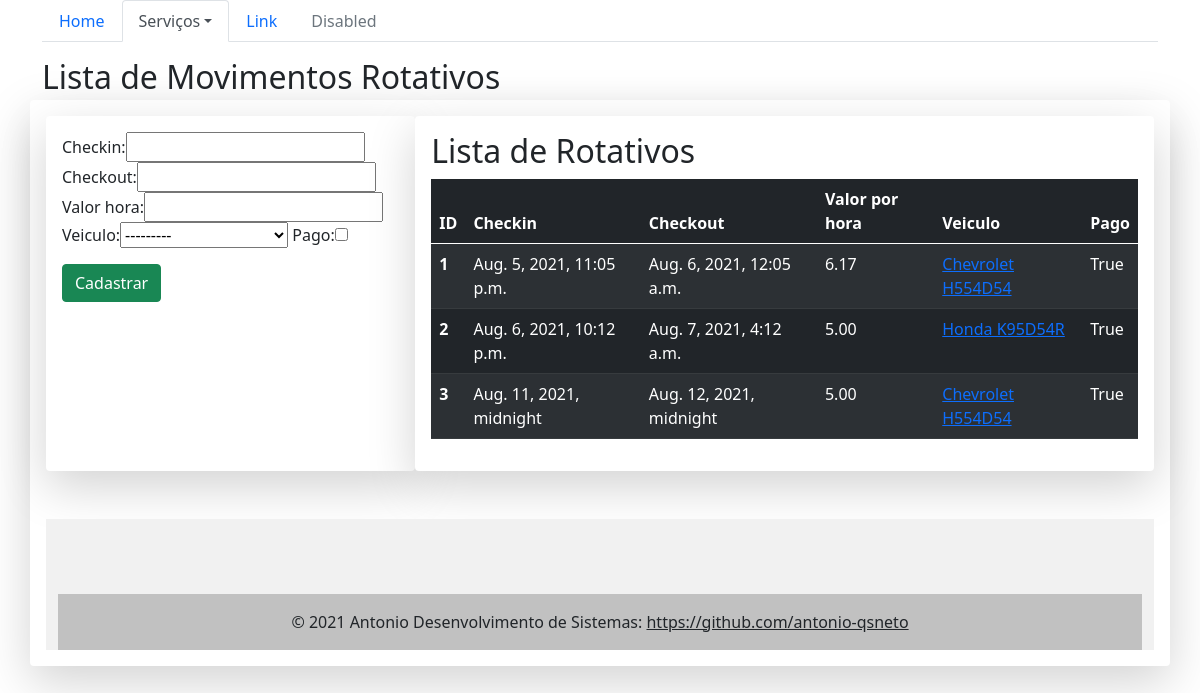
The app's page /movrotativo/, older data.
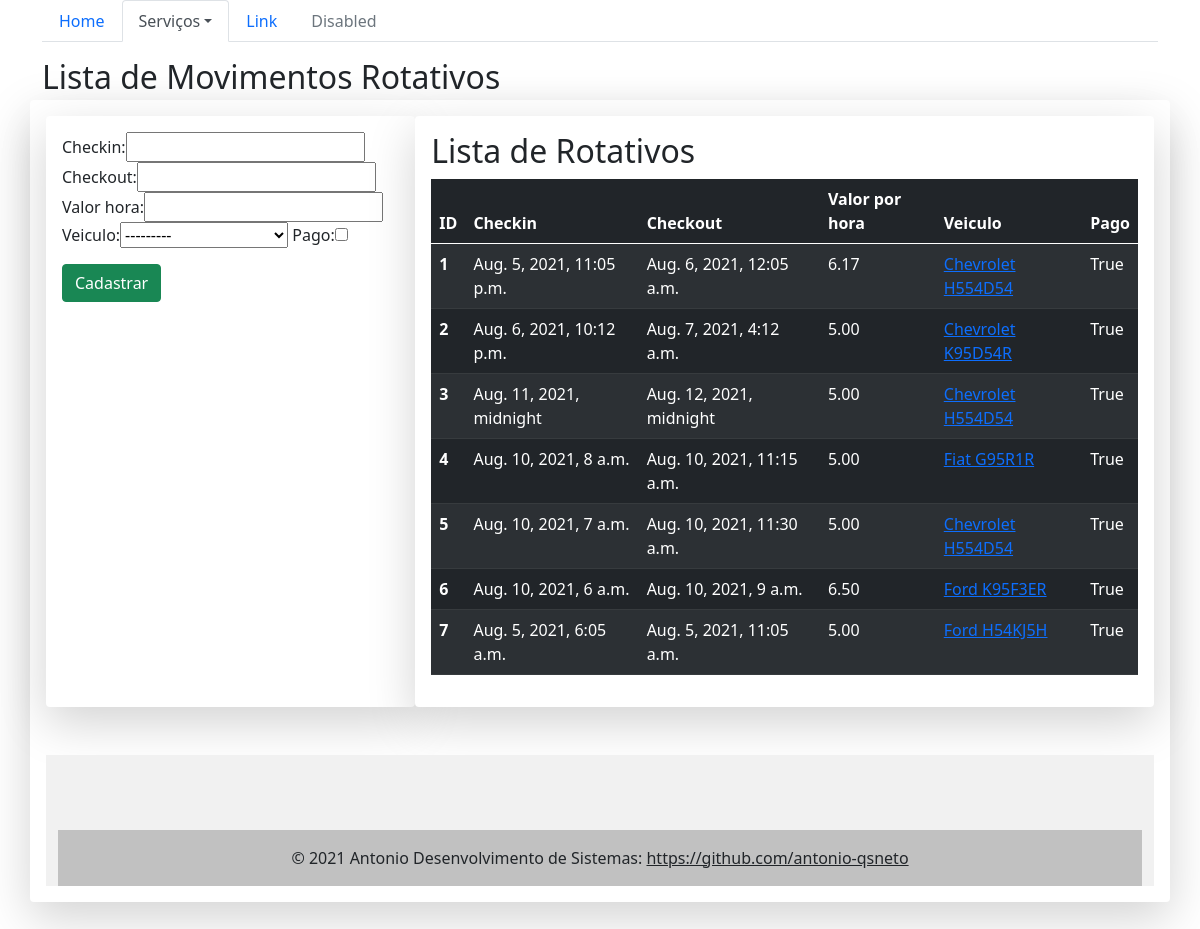
The same page, newer data.
### core/models.py (models this page shows, shortened)
class MovRotativo(models.Model):
    checkin = models.DateTimeField(auto_now=False)
    checkout = models.DateTimeField(auto_now=False, null=True, blank=True)
    valor_hora = models.DecimalField(max_digits=5, decimal_places=2)
    veiculo = models.ForeignKey(Veiculo, on_delete=models.PROTECT)
    pago = models.BooleanField(default=False)

class Veiculo(models.Model):
    proprietario = models.ForeignKey(Pessoa, on_delete=models.PROTECT)
    marca = models.ForeignKey(Marca, on_delete=models.PROTECT)
    placa = models.CharField(max_length=7)
    cor = models.CharField(max_length=15)
    observacoes = models.TextField()
    def __str__(self):
        return "{} {}".format(self.marca, self.placa)

class Marca(models.Model):
    nome = models.CharField(max_length=100)
    def __str__(self):
        return self.nome

### core/views.py (the view)
# urls.py: url(r"^movrotativo/$", listaMovRot, name="core_lista_movrot"),
def listaMovRot(request):
    movrot = MovRotativo.objects.all()
    form = MovRotativoForm()
    data = {'movrot': movrot, 'form': form}
    return render(request, 'core/lista_movRotativo.html', data)

### core/form.py
class MovRotativoForm(ModelForm):
    class Meta:
        model = MovRotativo
        fields = '__all__'

### core/templates/core/lista_movRotativo.html (shortened to what this page needs)
{% extends "base.html" %} {% load bootstrap %}
{% block menu %}
<ul class="nav nav-tabs">
  <li class="nav-item">
    <a class="nav-link" href="{% url "core_home" %}">Home</a>
  </li>
  <li class="nav-item dropdown">
    <a
      class="nav-link dropdown-toggle active"
      data-toggle="dropdown"
      href="#"
      role="button"
      aria-haspopup="true"
      aria-expanded="false"
      >Serviços</a
    >
  </li>
  <li class="nav-item">
    <a class="nav-link" href="#">Link</a>
  </li>
  <li class="nav-item">
    <a class="nav-link disabled" href="#">Disabled</a>
  </li>
</ul>
{% endblock menu %}
{% block main %}
<h2 class="mb-1 mt-3">Lista de Movimentos Rotativos</h2>
  <div class="row shadow-lg p-3 mb-5 bg-white rounded">
    <div class="col-4 shadow-lg p-3 mb-5 bg-white rounded">
      <form action="{% url 'core_novorotativo_movrot' %}" method="POST">
        {% csrf_token %} {{ form|bootstrap }}
        <button class="btn btn-success mt-3" type="submit">Cadastrar</button>
      </form>
    </div>
    <div class="col-8 shadow-lg p-3 mb-5 bg-white rounded">
      <h2>Lista de Rotativos</h2>
      <table class="table table-striped table-dark">
  <thead>
    <tr>
      <th scope="col">ID</th>
      <th scope="col">Checkin</th>
      <th scope="col">Checkout</th>
      <th scope="col">Valor por hora</th>
      <th scope="col">Veiculo</th>
      <th scope="col">Pago</th>
    </tr>
  </thead>
<tbody>
    {% for movrot in movrot %}
    <tr>
      <th scope="row">{{ movrot.id }}</th>
      <td> {{ movrot.checkin }} </td>
      <td>{{ movrot.checkout }}</td>
      <td>{{ movrot.valor_hora }}</td>
      <td><a href="{% url 'core_movrotativos_update' movrot.id %}"> {{ movrot.veiculo }} </a></td>
      <td>{{ movrot.pago }}</td>
      </tr>
      {% endfor %}
  </tbody>
</table>
  </div>
{% endblock main %}

Row changes from the older to the newer data that the page shows:
changed through a linked row, MovRotativo id 2: veiculo "Honda K95D54R" → "Chevrolet K95D54R"
added MovRotativo: id "4", checkin "Aug. 10, 2021, 8 a.m.", checkout "Aug. 10, 2021, 11:15 a.m.", valor_hora "5.00", veiculo "Fiat G95R1R", pago "True"
added MovRotativo: id "5", checkin "Aug. 10, 2021, 7 a.m.", checkout "Aug. 10, 2021, 11:30 a.m.", valor_hora "5.00", veiculo "Chevrolet H554D54", pago "True"
added MovRotativo: id "6", checkin "Aug. 10, 2021, 6 a.m.", checkout "Aug. 10, 2021, 9 a.m.", valor_hora "6.50", veiculo "Ford K95F3ER", pago "True"
added MovRotativo: id "7", checkin "Aug. 5, 2021, 6:05 a.m.", checkout "Aug. 5, 2021, 11:05 a.m.", valor_hora "5.00", veiculo "Ford H54KJ5H", pago "True"
